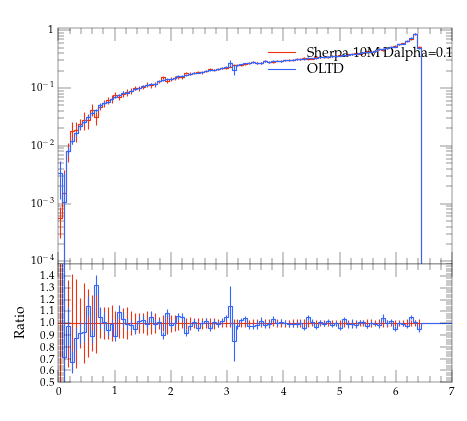

This chart was generated by the following Python code:
#! /usr/bin/env python

# This Python script was auto-generated using YODA v2.0.0.
# Analysis object: /evtb/inc_b_pt
# Timestamp: 12-04-2024 (15:19:33)

import matplotlib as mpl
import matplotlib.pyplot as plt
mpl.use('Agg') # comment out for interactive use
import os
import numpy as np

plotDir = os.path.split(os.path.realpath(__file__))[0]
if 'YODA_USER_PLOT_PATH' in globals():
    plot_outdir = globals()['YODA_USER_PLOT_PATH']
else:
    plot_outdir = plotDir

#plot style
plt.style.use(os.path.join(plotDir, '../default.mplstyle'))
# plot metadata
figW, figH = plt.rcParams['figure.figsize']
ax_xLabel = r''
ax_yLabel = r''
ax_title  = r''
ax_xScale = 'linear'
ax_yScale = 'log'
xLims = (0.0, 7.0)
yLims = (9e-05, 1.1)

# TeX-friendly labels for the legend
labels = [ r"Sherpa 10M Dalpha=0.01", r"OLTD" ]

# Create figure and axis objects
fig, (ax, ratio0_ax) = plt.subplots(2, 1, sharex=True,
                  figsize=(figW,figH), gridspec_kw={'height_ratios': (2, 1)})
ratio0_ax.yaxis.set_major_locator(mpl.ticker.MultipleLocator(0.1))
ratio0_ax.set_ylim(0.5, 1.4999)
ratio0_ax.set_ylabel('Ratio')

# LineColor map: curve index -> color
linecolors = {0: '#EE3311', 1: '#3366FF'}
# the numerical data is stored in a separate file
dataf = dict()
prefix = os.path.split(__file__)[0]
if prefix:    prefix = prefix + '/'
exec(open(prefix+'inc_b_pt__data.py').read(), dataf)


legend_handles = [] # keep track of handles for the legend

# style options for curves
# starts at zorder>=5 to draw curve on top of legend
styles = {
  'curve0': {
    'color' : linecolors[0],
    'linestyle' : '-',
    'marker' : 'o',
    'zorder' : 5,
    'histstyle' : True,
  },
  'curve1': {
    'color' : linecolors[1],
    'linestyle' : '-',
    'marker' : 'o',
    'zorder' : 6,
    'histstyle' : True,
  },
}
# curve from input yoda files in main panel
for label in dataf['yvals'].keys():
    if all(np.isnan(v) for v in dataf['yvals'][label]):
        continue
    tmp = None
    if styles[label]['histstyle']: # draw as histogram
        tmp, = ax.plot(dataf['xedges'], dataf['yedges'][label],
                       color=styles[label]['color'],
                       linestyle=styles[label]['linestyle'],
                       drawstyle='steps-pre', solid_joinstyle='miter',
                       zorder=styles[label]['zorder'], label=label)
        ax.errorbar(dataf['xpoints'], dataf['yvals'][label], color=styles[label]['color'],
                    xerr=dataf['xerrs'], yerr=[dataf['ydowns'][label], dataf['yups'][label]],
                    linestyle='none', zorder=styles[label]['zorder'])
    else: # draw as scatter
        tmp = ax.errorbar(dataf['xpoints'], dataf['yvals'][label],
                          xerr=dataf['xerrs'],
                          yerr=[ dataf['ydowns'][label],
                          dataf['yups'][label] ],
                          fmt=styles[label]['marker'],
                          ecolor=styles[label]['color'],
                          color=styles[label]['color'], zorder=2)
        tmp[-1][0].set_linestyle(styles[label]['linestyle'])
    legend_handles += [tmp]
    for varLabel in dataf['variation_yvals'].keys():
        if varLabel.startswith(label):
            tmp, = ax.plot(dataf['xedges'], dataf['variation_yvals'][varLabel],
                           color=styles[label]['color'],
                           linestyle=styles[label]['linestyle'],
                           drawstyle='steps-pre', solid_joinstyle='miter',
                           zorder=styles[label]['zorder'], alpha=0.5)


# plots on ratio panel
# curve from input yoda files in ratio panel
for label, yvals in dataf['ratio0_yvals'].items():
    if all(np.isnan(v) for v in yvals):
        continue
    if styles[label]['histstyle']: # plot as histogram
        ratio0_ax.plot(dataf['xedges'], yvals,
                       color=styles[label]['color'],
                       linestyle=styles[label]['linestyle'],
                       drawstyle='steps-pre', zorder=1,
                       solid_joinstyle='miter')
        ratio0_ax.vlines(dataf['xpoints'],
                         dataf['ratio0_ymin'][label],
                         dataf['ratio0_ymax'][label],
                         color=styles[label]['color'], zorder=1)
    else: # plot as scatter
        tmp = ratio0_ax.errorbar(dataf['xpoints'],
                                 yvals, xerr=dataf['xerrs'],
                                 yerr=dataf['ratio0_yerrs'][label],
                                 fmt=styles[label]['marker'],
                                 ecolor=styles[label]['color'],
                                 color=styles[label]['color'])
        tmp[-1][0].set_linestyle(styles[label]['linestyle'])

    for varlabel in dataf['ratio0_variation_vals'].keys():
        if varlabel.startswith(label):
            ratio0_ax.plot(dataf['xedges'],
                            dataf['ratio0_variation_vals'][varlabel],
                            color=styles[label]['color'],
                            linestyle=styles[label]['linestyle'],
                            drawstyle='steps-pre', solid_joinstyle='miter',
                            zorder=1, alpha=0.5)

legend_pos = (0.5, 0.97)
ax.legend(legend_handles, labels, loc='upper left', bbox_to_anchor=legend_pos)

# set plot metadata as defined above
ratio0_ax.set_xlabel(ax_xLabel)
ratio0_ax.xaxis.set_label_coords(1., -.15)
ax.set_ylabel(ax_yLabel, loc='top')
ax.set_title(ax_title, loc='left')
ax.set_xscale(ax_xScale)
ax.set_yscale(ax_yScale)
ax.set_xlim(xLims)
ax.set_ylim(yLims)

# tick formatting
plt.rcParams['xtick.top'] = True
plt.rcParams['ytick.right'] = True
ax.yaxis.set_major_locator(mpl.ticker.LogLocator(base=10.0, numticks=np.inf))
ax.yaxis.set_minor_locator(mpl.ticker.LogLocator(
                           base=10.0, subs=np.arange(0.1, 1, 0.1), numticks=np.inf))
fig.align_ylabels((ax, ratio0_ax))
plt.savefig(os.path.join(plot_outdir, 'inc_b_pt.pdf'), format='PDF')
plt.savefig(os.path.join(plot_outdir, 'inc_b_pt.png'), format='PNG')

plt.close(fig)
